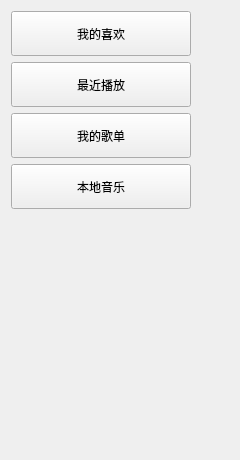
               <widget class="QWidget" name="widget_swichbth" native="true">
                <property name="sizePolicy">
                 <sizepolicy hsizetype="Preferred" vsizetype="Expanding">
                  <horstretch>0</horstretch>
                  <verstretch>0</verstretch>
                 </sizepolicy>
                </property>
                <property name="minimumSize">
                 <size>
                  <width>240</width>
                  <height>0</height>
                 </size>
                </property>
                <property name="maximumSize">
                 <size>
                  <width>600</width>
                  <height>16777215</height>
                 </size>
                </property>
                <layout class="QVBoxLayout" name="verticalLayout">
                 <item>
                  <widget class="QPushButton" name="btn_favorite">
                   <property name="sizePolicy">
                    <sizepolicy hsizetype="Minimum" vsizetype="MinimumExpanding">
                     <horstretch>0</horstretch>
                     <verstretch>0</verstretch>
                    </sizepolicy>
                   </property>
                   <property name="minimumSize">
                    <size>
                     <width>160</width>
                     <height>45</height>
                    </size>
                   </property>
                   <property name="maximumSize">
                    <size>
                     <width>180</width>
                     <height>45</height>
                    </size>
                   </property>
                   <property name="sizeIncrement">
                    <size>
                     <width>0</width>
                     <height>30</height>
                    </size>
                   </property>
                   <property name="baseSize">
                    <size>
                     <width>0</width>
                     <height>40</height>
                    </size>
                   </property>
                   <property name="text">
                    <string>我的喜欢</string>
                   </property>
                   <property name="checkable">
                    <bool>true</bool>
                   </property>
                   <property name="autoExclusive">
                    <bool>true</bool>
                   </property>
                   <property name="flat">
                    <bool>false</bool>
                   </property>
                  </widget>
                 </item>
                 <item>
                  <widget class="QPushButton" name="btn_recently">
                   <property name="sizePolicy">
                    <sizepolicy hsizetype="Minimum" vsizetype="MinimumExpanding">
                     <horstretch>0</horstretch>
                     <verstretch>0</verstretch>
                    </sizepolicy>
                   </property>
                   <property name="minimumSize">
                    <size>
                     <width>160</width>
                     <height>45</height>
                    </size>
                   </property>
                   <property name="maximumSize">
                    <size>
                     <width>180</width>
                     <height>45</height>
                    </size>
                   </property>
                   <property name="text">
                    <string>最近播放</string>
                   </property>
                   <property name="checkable">
                    <bool>true</bool>
                   </property>
                   <property name="autoExclusive">
                    <bool>true</bool>
                   </property>
                  </widget>
                 </item>
                 <item>
                  <widget class="QPushButton" name="btn_songList">
                   <property name="sizePolicy">
                    <sizepolicy hsizetype="Minimum" vsizetype="MinimumExpanding">
                     <horstretch>0</horstretch>
                     <verstretch>0</verstretch>
                    </sizepolicy>
                   </property>
                   <property name="minimumSize">
                    <size>
                     <width>160</width>
                     <height>45</height>
                    </size>
                   </property>
                   <property name="maximumSize">
                    <size>
                     <width>180</width>
                     <height>45</height>
                    </size>
                   </property>
                   <property name="baseSize">
                    <size>
                     <width>0</width>
                     <height>40</height>
                    </size>
                   </property>
                   <property name="text">
                    <string>我的歌单</string>
                   </property>
                   <property name="checkable">
                    <bool>true</bool>
                   </property>
                   <property name="autoExclusive">
                    <bool>true</bool>
                   </property>
                  </widget>
                 </item>
                 <item>
                  <widget class="QPushButton" name="btn_localsong">
                   <property name="sizePolicy">
                    <sizepolicy hsizetype="Minimum" vsizetype="MinimumExpanding">
                     <horstretch>0</horstretch>
                     <verstretch>0</verstretch>
                    </sizepolicy>
                   </property>
                   <property name="minimumSize">
                    <size>
                     <width>160</width>
                     <height>45</height>
                    </size>
                   </property>
                   <property name="maximumSize">
                    <size>
                     <width>180</width>
                     <height>45</height>
                    </size>
                   </property>
                   <property name="baseSize">
                    <size>
                     <width>0</width>
                     <height>40</height>
                    </size>
                   </property>
                   <property name="text">
                    <string>本地音乐</string>
                   </property>
                   <property name="checkable">
                    <bool>true</bool>
                   </property>
                   <property name="autoExclusive">
                    <bool>true</bool>
                   </property>
                  </widget>
                 </item>
                 <item>
                  <spacer name="verticalSpacer">
                   <property name="orientation">
                    <enum>Qt::Vertical</enum>
                   </property>
                   <property name="sizeHint" stdset="0">
                    <size>
                     <width>20</width>
                     <height>240</height>
                    </size>
                   </property>
                  </spacer>
                 </item>
                </layout>
               </widget>
